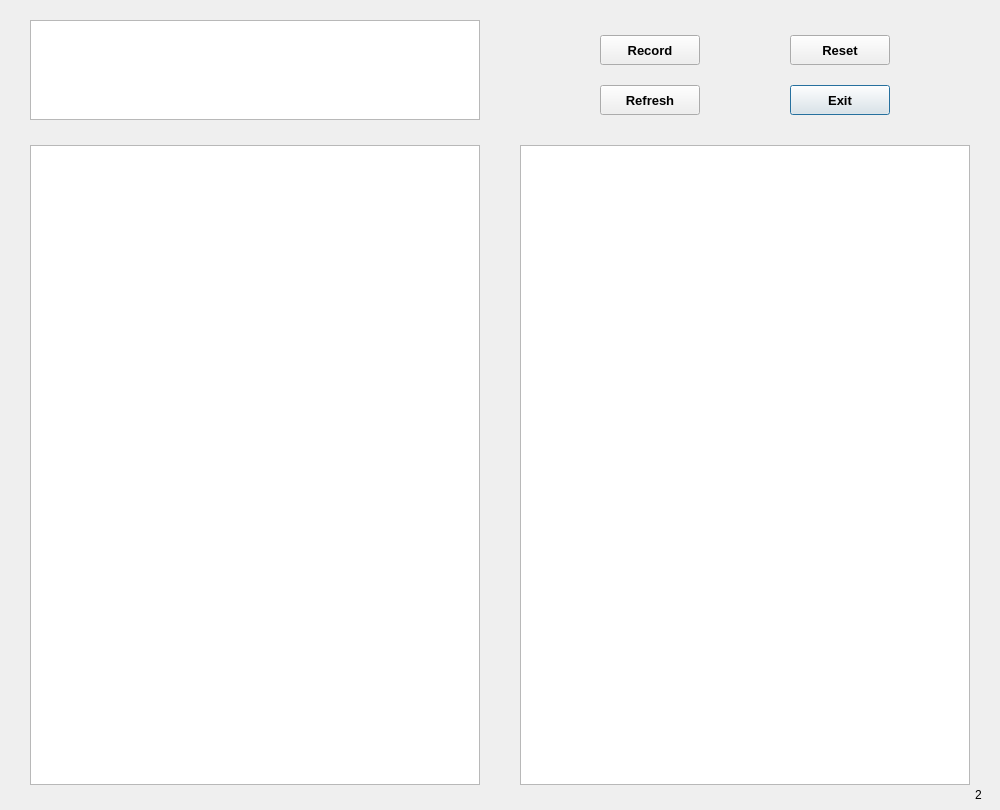
<?xml version="1.0" encoding="UTF-8"?>
<ui version="4.0">
 <class>dataProcessing2</class>
 <widget class="QDialog" name="dataProcessing2">
  <property name="geometry">
   <rect>
    <x>0</x>
    <y>0</y>
    <width>1000</width>
    <height>810</height>
   </rect>
  </property>
  <property name="windowTitle">
   <string>Dialog</string>
  </property>
  <widget class="QPushButton" name="exit">
   <property name="geometry">
    <rect>
     <x>790</x>
     <y>85</y>
     <width>100</width>
     <height>30</height>
    </rect>
   </property>
   <property name="font">
    <font>
     <pointsize>10</pointsize>
     <bold>true</bold>
    </font>
   </property>
   <property name="text">
    <string>Exit</string>
   </property>
  </widget>
  <widget class="QPushButton" name="record">
   <property name="geometry">
    <rect>
     <x>600</x>
     <y>35</y>
     <width>100</width>
     <height>30</height>
    </rect>
   </property>
   <property name="font">
    <font>
     <pointsize>10</pointsize>
     <bold>true</bold>
    </font>
   </property>
   <property name="toolTip">
    <string>&lt;html&gt;&lt;head/&gt;&lt;body&gt;&lt;p align=&quot;center&quot;&gt;&lt;span style=&quot; font-weight:700;&quot;&gt;Record&lt;/span&gt;&lt;/p&gt;&lt;/body&gt;&lt;/html&gt;</string>
   </property>
   <property name="whatsThis">
    <string>&lt;html&gt;&lt;head/&gt;&lt;body&gt;&lt;p align=&quot;center&quot;&gt;&lt;span style=&quot; font-weight:700;&quot;&gt;Record&lt;/span&gt;&lt;/p&gt;&lt;/body&gt;&lt;/html&gt;</string>
   </property>
   <property name="text">
    <string>Record</string>
   </property>
  </widget>
  <widget class="QPushButton" name="reset">
   <property name="geometry">
    <rect>
     <x>790</x>
     <y>35</y>
     <width>100</width>
     <height>30</height>
    </rect>
   </property>
   <property name="font">
    <font>
     <pointsize>10</pointsize>
     <bold>true</bold>
    </font>
   </property>
   <property name="text">
    <string>Reset</string>
   </property>
  </widget>
  <widget class="QLabel" name="number">
   <property name="geometry">
    <rect>
     <x>975</x>
     <y>785</y>
     <width>20</width>
     <height>20</height>
    </rect>
   </property>
   <property name="text">
    <string>2</string>
   </property>
  </widget>
  <widget class="QPushButton" name="refersh">
   <property name="geometry">
    <rect>
     <x>600</x>
     <y>85</y>
     <width>100</width>
     <height>30</height>
    </rect>
   </property>
   <property name="font">
    <font>
     <pointsize>10</pointsize>
     <bold>true</bold>
    </font>
   </property>
   <property name="toolTip">
    <string>&lt;html&gt;&lt;head/&gt;&lt;body&gt;&lt;p align=&quot;center&quot;&gt;Refersh&lt;/p&gt;&lt;/body&gt;&lt;/html&gt;</string>
   </property>
   <property name="whatsThis">
    <string>&lt;html&gt;&lt;head/&gt;&lt;body&gt;&lt;p align=&quot;center&quot;&gt;Refersh&lt;/p&gt;&lt;/body&gt;&lt;/html&gt;</string>
   </property>
   <property name="text">
    <string>Refresh</string>
   </property>
  </widget>
  <widget class="QTextBrowser" name="onceData">
   <property name="geometry">
    <rect>
     <x>30</x>
     <y>20</y>
     <width>450</width>
     <height>100</height>
    </rect>
   </property>
  </widget>
  <widget class="QTextBrowser" name="pressedData">
   <property name="geometry">
    <rect>
     <x>520</x>
     <y>145</y>
     <width>450</width>
     <height>640</height>
    </rect>
   </property>
  </widget>
  <widget class="QTextBrowser" name="pressingData">
   <property name="geometry">
    <rect>
     <x>30</x>
     <y>145</y>
     <width>450</width>
     <height>640</height>
    </rect>
   </property>
  </widget>
 </widget>
 <resources/>
 <connections>
  <connection>
   <sender>exit</sender>
   <signal>clicked()</signal>
   <receiver>dataProcessing2</receiver>
   <slot>close()</slot>
   <hints>
    <hint type="sourcelabel">
     <x>649</x>
     <y>474</y>
    </hint>
    <hint type="destinationlabel">
     <x>399</x>
     <y>299</y>
    </hint>
   </hints>
  </connection>
 </connections>
</ui>
